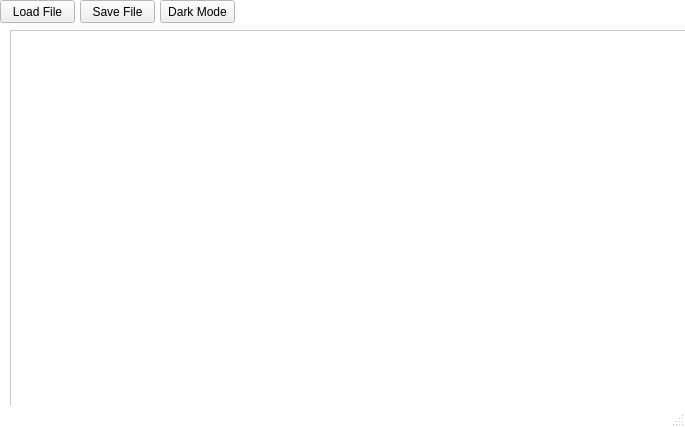
<?xml version="1.0" encoding="UTF-8"?>
<ui version="4.0">
 <class>MainWindow</class>
 <widget class="QMainWindow" name="MainWindow">
  <property name="geometry">
   <rect>
    <x>0</x>
    <y>0</y>
    <width>685</width>
    <height>427</height>
   </rect>
  </property>
  <property name="palette">
   <palette>
    <active>
     <colorrole role="Base">
      <brush brushstyle="SolidPattern">
       <color alpha="255">
        <red>255</red>
        <green>255</green>
        <blue>255</blue>
       </color>
      </brush>
     </colorrole>
     <colorrole role="Window">
      <brush brushstyle="SolidPattern">
       <color alpha="255">
        <red>255</red>
        <green>255</green>
        <blue>255</blue>
       </color>
      </brush>
     </colorrole>
    </active>
    <inactive>
     <colorrole role="Base">
      <brush brushstyle="SolidPattern">
       <color alpha="255">
        <red>255</red>
        <green>255</green>
        <blue>255</blue>
       </color>
      </brush>
     </colorrole>
     <colorrole role="Window">
      <brush brushstyle="SolidPattern">
       <color alpha="255">
        <red>255</red>
        <green>255</green>
        <blue>255</blue>
       </color>
      </brush>
     </colorrole>
    </inactive>
    <disabled>
     <colorrole role="Base">
      <brush brushstyle="SolidPattern">
       <color alpha="255">
        <red>255</red>
        <green>255</green>
        <blue>255</blue>
       </color>
      </brush>
     </colorrole>
     <colorrole role="Window">
      <brush brushstyle="SolidPattern">
       <color alpha="255">
        <red>255</red>
        <green>255</green>
        <blue>255</blue>
       </color>
      </brush>
     </colorrole>
    </disabled>
   </palette>
  </property>
  <property name="windowTitle">
   <string>MainWindow</string>
  </property>
  <widget class="QWidget" name="centralwidget">
   <widget class="QPushButton" name="pushButton">
    <property name="geometry">
     <rect>
      <x>0</x>
      <y>0</y>
      <width>75</width>
      <height>23</height>
     </rect>
    </property>
    <property name="text">
     <string>Load File</string>
    </property>
   </widget>
   <widget class="QPushButton" name="SaveFileButton">
    <property name="geometry">
     <rect>
      <x>80</x>
      <y>0</y>
      <width>75</width>
      <height>23</height>
     </rect>
    </property>
    <property name="text">
     <string>Save File</string>
    </property>
   </widget>
   <widget class="QTextEdit" name="textEdit">
    <property name="geometry">
     <rect>
      <x>10</x>
      <y>30</y>
      <width>4131</width>
      <height>711</height>
     </rect>
    </property>
   </widget>
   <widget class="QPushButton" name="Settings">
    <property name="geometry">
     <rect>
      <x>160</x>
      <y>0</y>
      <width>75</width>
      <height>23</height>
     </rect>
    </property>
    <property name="text">
     <string>Dark Mode</string>
    </property>
   </widget>
  </widget>
  <widget class="QMenuBar" name="menubar">
   <property name="geometry">
    <rect>
     <x>0</x>
     <y>0</y>
     <width>685</width>
     <height>21</height>
    </rect>
   </property>
  </widget>
  <widget class="QStatusBar" name="statusbar"/>
 </widget>
 <resources/>
 <connections/>
</ui>
